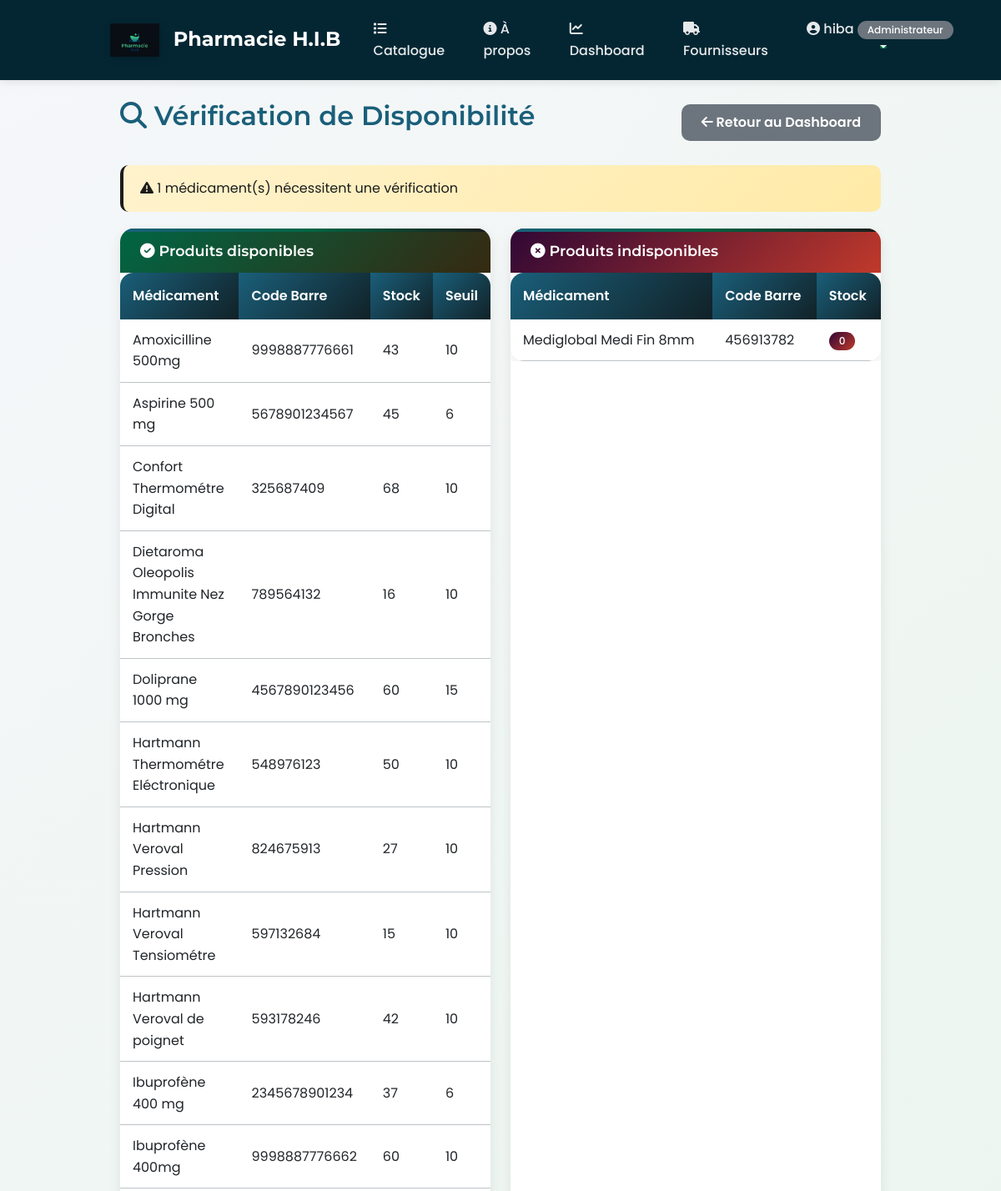
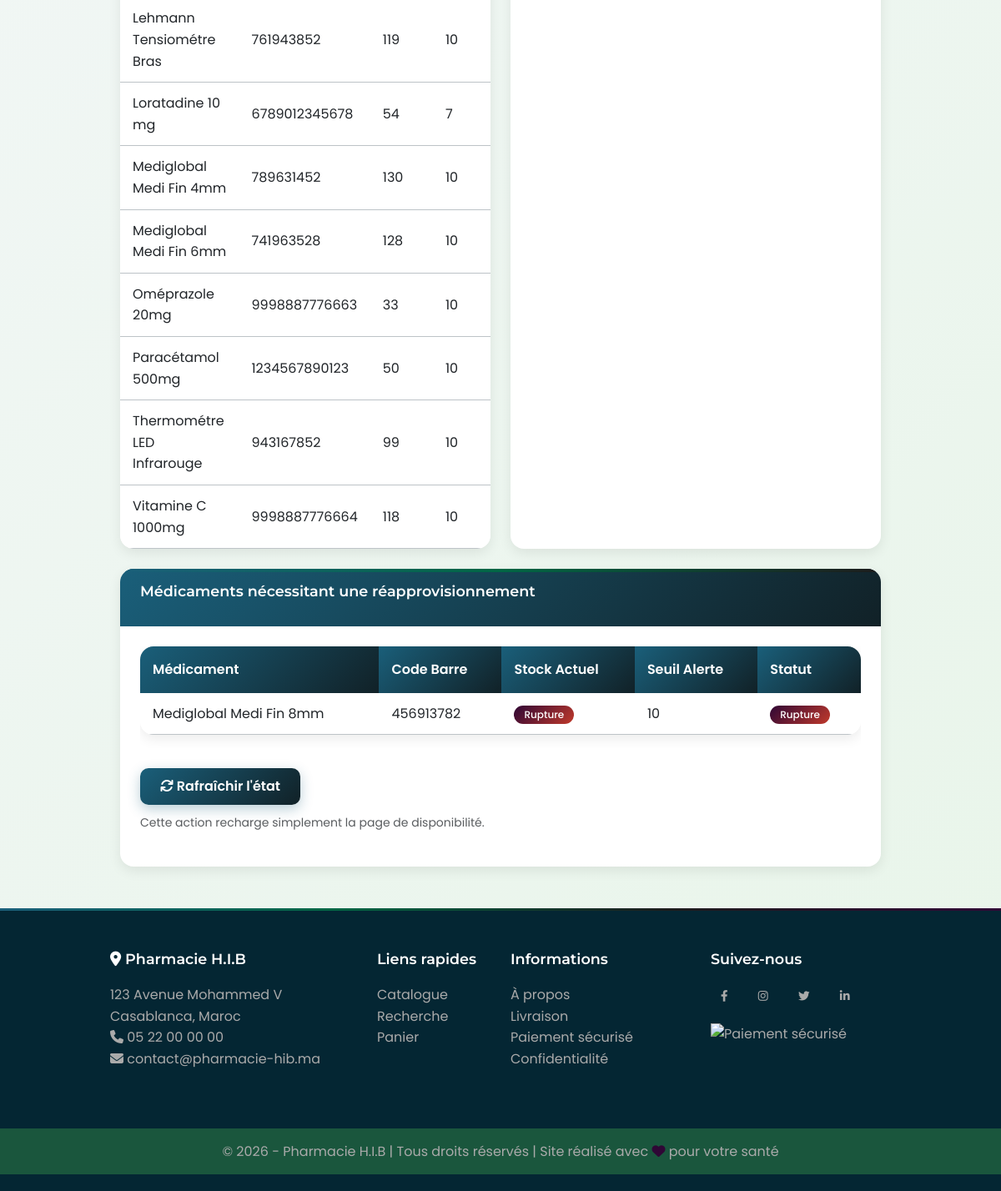
The app's page /verifier-disponibilite/ (signed in) with its own data (2 pictures, top to bottom).
### users/models.py (models this page shows, shortened)
class Profile(models.Model):
    ROLE_CHOICES = [
        ('client', 'Client'),
        ('pharmacien', 'Pharmacien'),
        ('admin', 'Administrateur'),
    ]
    user = models.OneToOneField(User, on_delete=models.CASCADE)
    role = models.CharField(max_length=20, choices=ROLE_CHOICES, default='client')
    telephone = models.CharField(max_length=20, blank=True)
    adresse = models.TextField(blank=True)

### stock/models.py (models this page shows, shortened)
class Medicament(models.Model):
    code_barre = models.CharField(max_length=50, unique=True, verbose_name="Code barre")
    nom = models.CharField(max_length=200, verbose_name="Nom du médicament")
    description = models.TextField(blank=True, verbose_name="Description")
    dosage = models.CharField(max_length=100, blank=True, verbose_name="Dosage (ex: 500mg)")
    forme = models.CharField(max_length=100, blank=True, verbose_name="Forme (comprimé, sirop, etc.)")
    prix_achat = models.DecimalField(max_digits=10, decimal_places=2, verbose_name="Prix d'achat")
    prix_vente = models.DecimalField(max_digits=10, decimal_places=2, verbose_name="Prix de vente")
    quantite_stock = models.IntegerField(default=0, verbose_name="Quantité en stock")
    seuil_alerte = models.IntegerField(default=10, verbose_name="Seuil d'alerte")
    image = models.ImageField(upload_to='medicaments/', null=True, blank=True, verbose_name="Image")
    date_expiration = models.DateField(verbose_name="Date d'expiration")
    date_ajout = models.DateTimeField(auto_now_add=True, verbose_name="Date d'ajout")
    class Meta:
        verbose_name = "Médicament"
        verbose_name_plural = "Médicaments"
        ordering = ['nom']

### stock/views.py (the view)
# urls.py: path('verifier-disponibilite/', views.verifier_disponibilite, name='verifier_disponibilite'),
@login_required
def verifier_disponibilite(request):
    if request.user.profile.role != 'admin':
        messages.error(request, '❌ Accès réservé aux administrateurs')
        return redirect('dashboard:index')
    if request.method == 'POST':
        messages.warning(request, 'Aucun fournisseur lié aux médicaments dans le modèle actuel. Aucune email n\'a été envoyée.')
        return redirect('stock:verifier_disponibilite')
    medicaments_disponibles = Medicament.objects.filter(quantite_stock__gt=0).order_by('nom')
    medicaments_indisponibles = Medicament.objects.filter(quantite_stock=0).order_by('nom')
    medicaments_problematiques = Medicament.objects.filter(
        models.Q(quantite_stock=0) | models.Q(quantite_stock__lte=models.F('seuil_alerte'))
    )
    context = {
        'medicaments_disponibles': medicaments_disponibles,
        'medicaments_indisponibles': medicaments_indisponibles,
        'medicaments_problematiques': medicaments_problematiques,
        'total_problemes': medicaments_problematiques.count(),
    }
    return render(request, 'stock/verifier_disponibilite.html', context)

### stock/templates/stock/verifier_disponibilite.html (shortened to what this page needs)
{% extends 'base.html' %}
{% block content %}
<div class="container">
    <div class="d-flex justify-content-between align-items-center mb-4">
        <h2><i class="fas fa-search"></i> Vérification de Disponibilité</h2>
        <a href="{% url 'dashboard:index' %}" class="btn btn-secondary">
            <i class="fas fa-arrow-left"></i> Retour au Dashboard
        </a>
    </div>
    {% if total_problemes == 0 %}
        <div class="alert alert-success">
            <i class="fas fa-check-circle"></i> Tous les médicaments sont disponibles en stock !
        </div>
    {% else %}
        <div class="alert alert-warning">
            <i class="fas fa-exclamation-triangle"></i> {{ total_problemes }} médicament(s) nécessitent une vérification
        </div>
    {% endif %}
    <div class="row">
        <div class="col-lg-6 mb-4">
            <div class="card h-100">
                <div class="card-header bg-success text-white">
                    <h5 class="mb-0"><i class="fas fa-check-circle"></i> Produits disponibles</h5>
                </div>
                <div class="card-body p-0">
                    {% if medicaments_disponibles %}
                        <div class="table-responsive">
                            <table class="table mb-0">
                                <thead>
                                    <tr>
                                        <th>Médicament</th>
                                        <th>Code Barre</th>
                                        <th>Stock</th>
                                        <th>Seuil</th>
                                    </tr>
                                </thead>
                                <tbody>
                                    {% for med in medicaments_disponibles %}
                                    <tr>
                                        <td>{{ med.nom }}</td>
                                        <td>{{ med.code_barre }}</td>
                                        <td>{{ med.quantite_stock }}</td>
                                        <td>{{ med.seuil_alerte }}</td>
                                    </tr>
                                    {% endfor %}
                                </tbody>
                            </table>
                        </div>
                    {% else %}
                        <div class="p-4 text-center text-muted">
                            Aucun produit disponible.
                        </div>
                    {% endif %}
                </div>
            </div>
        </div>
        <div class="col-lg-6 mb-4">
            <div class="card h-100">
                <div class="card-header bg-danger text-white">
                    <h5 class="mb-0"><i class="fas fa-times-circle"></i> Produits indisponibles</h5>
                </div>
                <div class="card-body p-0">
                    {% if medicaments_indisponibles %}
                        <div class="table-responsive">
                            <table class="table mb-0">
                                <thead>
                                    <tr>
                                        <th>Médicament</th>
                                        <th>Code Barre</th>
                                        <th>Stock</th>
                                    </tr>
                                </thead>
                                <tbody>
                                    {% for med in medicaments_indisponibles %}
                                    <tr>
                                        <td>{{ med.nom }}</td>
                                        <td>{{ med.code_barre }}</td>
                                        <td>
                                            <span class="badge bg-danger">{{ med.quantite_stock }}</span>
                                        </td>
                                    </tr>
                                    {% endfor %}
                                </tbody>
                            </table>
                        </div>
                    {% else %}
                        <div class="p-4 text-center text-muted">
                            Aucun produit indisponible.
                        </div>
                    {% endif %}
                </div>
            </div>
        </div>
    </div>
    <div class="card">
        <div class="card-header">
            <h5>Médicaments nécessitant une réapprovisionnement</h5>
        </div>
        <div class="card-body">
            {% if medicaments_problematiques %}
                <div class="table-responsive">
                    <table class="table">
                        <thead>
                            <tr>
                                <th>Médicament</th>
                                <th>Code Barre</th>
                                <th>Stock Actuel</th>
                                <th>Seuil Alerte</th>
                                <th>Statut</th>
                            </tr>
                        </thead>
                        <tbody>
                            {% for med in medicaments_problematiques %}
                            <tr>
                                <td>{{ med.nom }}</td>
                                <td>{{ med.code_barre }}</td>
                                <td>
                                    {% if med.quantite_stock == 0 %}
                                        <span class="badge bg-danger">Rupture</span>
                                    {% else %}
                                        <span class="badge bg-warning">{{ med.quantite_stock }}</span>
                                    {% endif %}
                                </td>
                                <td>{{ med.seuil_alerte }}</td>
                                <td>
                                    {% if med.quantite_stock == 0 %}
                                        <span class="badge bg-danger">Rupture</span>
                                    {% else %}
                                        <span class="badge bg-warning">Critique</span>
                                    {% endif %}
                                </td>
                            </tr>
                            {% endfor %}
                        </tbody>
                    </table>
                </div>
                <div class="mt-4">
                    <form method="post">
                        <button type="submit" class="btn btn-primary">
                            <i class="fas fa-sync"></i> Rafraîchir l'état
                        </button>
                        <p class="text-muted mt-2">
                            <small>Cette action recharge simplement la page de disponibilité.</small>
                        </p>
                    </form>
                </div>
            {% else %}
                <p class="text-muted">Aucun médicament ne nécessite de réapprovisionnement.</p>
            {% endif %}
        </div>
    </div>
</div>
{% endblock %}

### templates/base.html (shortened to what this page needs)
<!DOCTYPE html>
<html lang="fr">
<head>
    <link href="https://cdn.jsdelivr.net/npm/bootstrap@5.3.0/dist/css/bootstrap.min.css" rel="stylesheet">
    <link rel="stylesheet" href="https://cdnjs.cloudflare.com/ajax/libs/font-awesome/6.4.0/css/all.min.css">
    {% load static %}
    <link rel="stylesheet" href="{% static 'css/style.css' %}">
</head>
<body>
    <nav class="navbar navbar-expand-lg navbar-dark bg-pharmacy sticky-top">
        <div class="container">
            <a class="navbar-brand" href="{% url 'stock:liste_medicaments' %}">
                <img src="{% static 'images/image.png' %}" alt="H.I.B">
                Pharmacie H.I.B
            </a>
            <div class="collapse navbar-collapse" id="navbarNav">
                <ul class="navbar-nav ms-auto">
                    <li class="nav-item">
                        <a class="nav-link" href="{% url 'stock:liste_medicaments' %}">
                            <i class="fas fa-list"></i> Catalogue
                        </a>
                    </li>
                    <li class="nav-item">
                        <a class="nav-link" href="{% url 'stock:about' %}">
                            <i class="fas fa-info-circle"></i> À propos
                        </a>
                    </li>
                    {% if user.is_authenticated %}
                        {% if user.profile.role == 'admin' %}
                            <li class="nav-item">
                                <a class="nav-link" href="{% url 'dashboard:index' %}">
                                    <i class="fas fa-chart-line"></i> Dashboard
                                </a>
                            </li>
                            <li class="nav-item">
                                <a class="nav-link" href="{% url 'stock:liste_fournisseurs' %}">
                                    <i class="fas fa-truck"></i> Fournisseurs
                                </a>
                            </li>
                        {% endif %}
                        <li class="nav-item dropdown">
                            <a class="nav-link dropdown-toggle" href="#" data-bs-toggle="dropdown">
                                <i class="fas fa-user-circle"></i> {{ user.username }}
                                <span class="badge bg-secondary">{{ user.profile.get_role_display }}</span>
                            </a>
                        </li>
                    {% endif %}
                </ul>
            </div>
        </div>
    </nav>
    <main class="container mt-4">
        {% block content %}
        {% endblock %}
    </main>
    <footer class="footer">
        <div class="container">
            <div class="row">
                <div class="col-md-4 mb-4">
                    <h5><i class="fas fa-map-marker-alt"></i> Pharmacie H.I.B</h5>
                    <p>123 Avenue Mohammed V<br>
                    Casablanca, Maroc<br>
                    <i class="fas fa-phone"></i> 05 22 00 00 00<br>
                    <i class="fas fa-envelope"></i> contact@pharmacie-hib.ma</p>
                </div>
                <div class="col-md-2 mb-4">
                    <h5>Liens rapides</h5>
                    <ul class="list-unstyled">
                        <li><a href="{% url 'stock:liste_medicaments' %}">Catalogue</a></li>
                        <li><a href="{% url 'stock:recherche' %}">Recherche</a></li>
                        <li><a href="{% url 'ventes:panier' %}">Panier</a></li>
                    </ul>
                </div>
                <div class="col-md-3 mb-4">
                    <h5>Informations</h5>
                    <ul class="list-unstyled">
                        <li><a href="#">À propos</a></li>
                        <li><a href="#">Livraison</a></li>
                        <li><a href="#">Paiement sécurisé</a></li>
                        <li><a href="#">Confidentialité</a></li>
                    </ul>
                </div>
                <div class="col-md-3 mb-4">
                    <h5>Suivez-nous</h5>
                    <div class="social-links">
                        <a href="#" class="btn btn-outline-light btn-sm me-2"><i class="fab fa-facebook-f"></i></a>
                        <a href="#" class="btn btn-outline-light btn-sm me-2"><i class="fab fa-instagram"></i></a>
                        <a href="#" class="btn btn-outline-light btn-sm me-2"><i class="fab fa-twitter"></i></a>
                        <a href="#" class="btn btn-outline-light btn-sm"><i class="fab fa-linkedin-in"></i></a>
                    </div>
                    <div class="mt-3">
                        <img src="{% static 'images/paiement.png' %}" alt="Paiement sécurisé" style="height: 40px;" class="img-fluid">
                    </div>
                </div>
            </div>
        </div>
        <div class="footer-bottom">
            <div class="container text-center">
                <p class="mb-0">&copy; 2026 - Pharmacie H.I.B | Tous droits réservés | Site réalisé avec <i class="fas fa-heart text-danger"></i> pour votre santé</p>
            </div>
        </div>
    </footer>
</body>
</html>

### records on screen
Medicament: nom "Amoxicilline 500mg", code_barre "9998887776661", quantite_stock "43", seuil_alerte "10"
Medicament: nom "Aspirine 500 mg", code_barre "5678901234567", quantite_stock "45", seuil_alerte "6"
Medicament: nom "Confort Thermométre Digital", code_barre "325687409", quantite_stock "68", seuil_alerte "10"
Medicament: nom "Dietaroma Oleopolis Immunite Nez Gorge Bronches", code_barre "789564132", quantite_stock "16", seuil_alerte "10"
Medicament: nom "Doliprane 1000 mg", code_barre "4567890123456", quantite_stock "60", seuil_alerte "15"
Medicament: nom "Hartmann Thermométre Eléctronique", code_barre "548976123", quantite_stock "50", seuil_alerte "10"
Medicament: nom "Hartmann Veroval Pression", code_barre "824675913", quantite_stock "27", seuil_alerte "10"
Medicament: nom "Hartmann Veroval Tensiométre", code_barre "597132684", quantite_stock "15", seuil_alerte "10"
Medicament: nom "Hartmann Veroval de poignet", code_barre "593178246", quantite_stock "42", seuil_alerte "10"
Medicament: nom "Ibuprofène 400 mg", code_barre "2345678901234", quantite_stock "37", seuil_alerte "6"
Medicament: nom "Ibuprofène 400mg", code_barre "9998887776662", quantite_stock "60", seuil_alerte "10"
Medicament: nom "Lehmann Tensiométre Bras", code_barre "761943852", quantite_stock "119", seuil_alerte "10"
Medicament: nom "Loratadine 10 mg", code_barre "6789012345678", quantite_stock "54", seuil_alerte "7"
Medicament: nom "Mediglobal Medi Fin 4mm", code_barre "789631452", quantite_stock "130", seuil_alerte "10"
Medicament: nom "Mediglobal Medi Fin 6mm", code_barre "741963528", quantite_stock "128", seuil_alerte "10"
Medicament: nom "Oméprazole 20mg", code_barre "9998887776663", quantite_stock "33", seuil_alerte "10"
Medicament: nom "Paracétamol 500mg", code_barre "1234567890123", quantite_stock "50", seuil_alerte "10"
Medicament: nom "Thermométre LED Infrarouge", code_barre "943167852", quantite_stock "99", seuil_alerte "10"
Medicament: nom "Vitamine C 1000mg", code_barre "9998887776664", quantite_stock "118", seuil_alerte "10"
Medicament: nom "Mediglobal Medi Fin 8mm", code_barre "456913782", quantite_stock "0", shows "Rupture", seuil_alerte "10"

### other values on screen
{{ user.username }} "hiba"
{{ user.profile.get_role_display }} "Administrateur"
{{ total_problemes }} "1"
